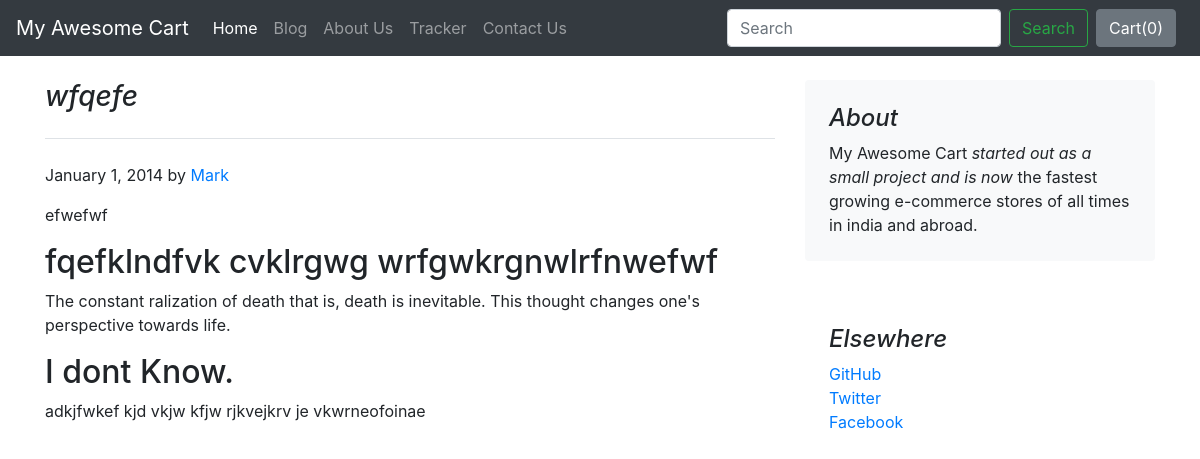
The app's page /blog/blogpost/3 with its own data.
### blog/models.py (models this page shows)
class Blogpost(models.Model):
    post_id = models.AutoField(primary_key= True)
    tilte = models.CharField(max_length=50)
    head0 = models.CharField(max_length=500, default="")
    chead0 = models.CharField(max_length=5000, default="")
    head1 = models.CharField(max_length=500, default="")
    chead1 = models.CharField(max_length=5000, default="")
    head2 = models.CharField(max_length=500, default="")
    chead2 = models.CharField(max_length=5000, default="")
    pub_date = models.DateField()
    thumbnail = models.ImageField(upload_to='shop/images', default="")
    def __str__(self):
        return self.tilte

### blog/views.py (the view)
# urls.py: path('blogpost/<int:id>',views.blogpost,name='BlogPost'),
def blogpost(request, id):
    post = Blogpost.objects.filter(post_id = id)[0]
    print(post)
    return render(request, 'blog/blogpost.html',{'post':post})

### blog/templates/blog/blogpost.html (shortened to what this page needs)
{% extends 'blog/basic.html' %}
{% block body %}
<div class="container">
    <div class="row mt-4">
        <div class="col-md-8 blog-main">
            <h3 class="pb-4 mb-4 font-italic border-bottom">
                {{post.tilte}}
            </h3>
            <div class="blog-post">
                <p class="blog-post-meta">January 1, 2014 by <a href="#">Mark</a></p>
                <p>{{post.chead0}}</p>
                <h2>{{post.head1}}</h2>
                <p>{{post.chead1}}</p>
                <h2>{{post.head2}}</h2>
                <p>{{post.chead2}}</p>
            </div>
        </div>
        <aside class="col-md-4 blog-sidebar">
            <div class="p-4 mb-3 bg-light rounded">
                <h4 class="font-italic">About</h4>
                <p class="mb-0">My Awesome Cart <em>started out as a small project and is now</em> the fastest growing
                    e-commerce stores of all times in india and abroad.</p>
            </div>
            <div class="fb-like" data-href="http://127.0.0.1:8000/blog/blogpost/{{post.post_id}}" data-layout="standard" data-action="like" data-size="large" data-show-faces="false" data-share="true"></div><br>
            <div class="p-4">
                <h4 class="font-italic">Elsewhere</h4>
                <ol class="list-unstyled">
                    <li><a href="#">GitHub</a></li>
                    <li><a href="#">Twitter</a></li>
                    <li><a href="#">Facebook</a></li>
                </ol>
            </div>
        </aside>
    </div>
</div>
{% endblock %}

### records on screen
Blogpost: tilte "wfqefe", chead0 "efwefwf", head1 "fqefklndfvk cvklrgwg wrfgwkrgnwlrfnwefwf", chead1 "The constant ralization of death that is, death is inevitable. This thought changes one's perspective towards life.", head2 "I dont Know.", chead2 "adkjfwkef kjd vkjw kfjw rjkvejkrv je vkwrneofoinae"
